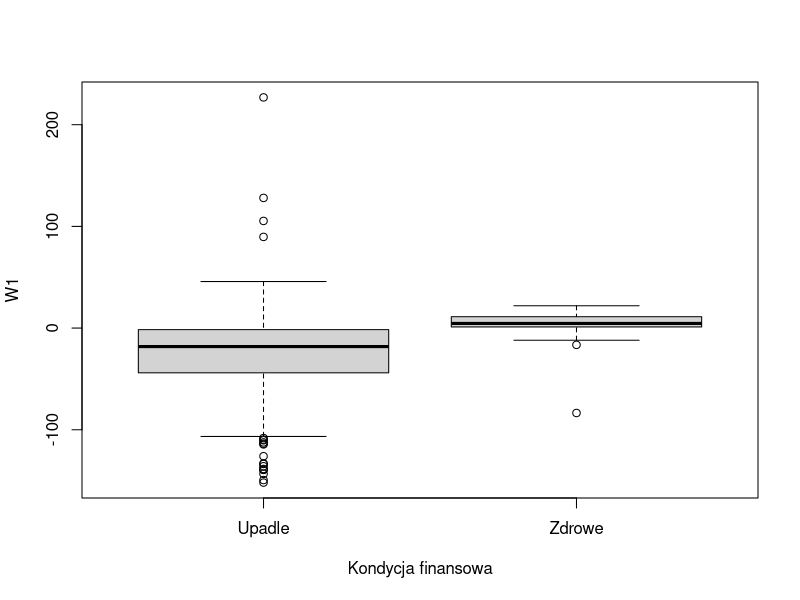
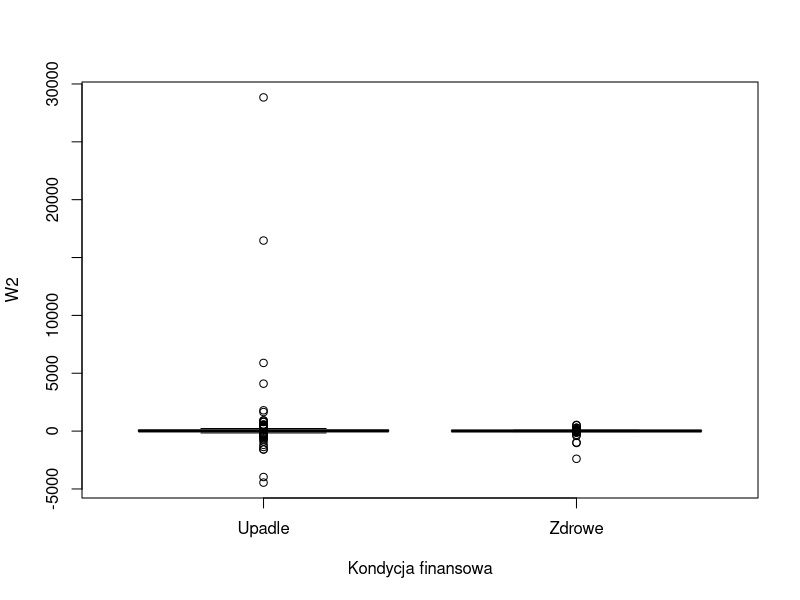
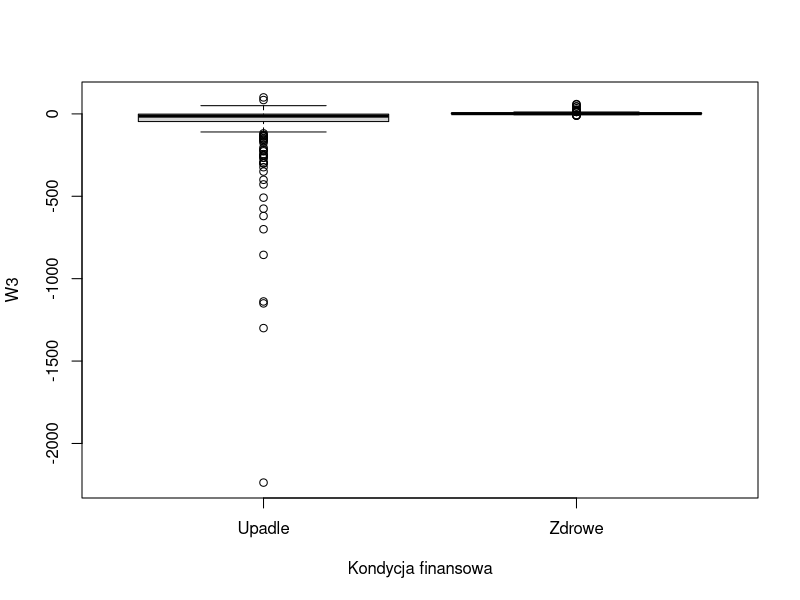
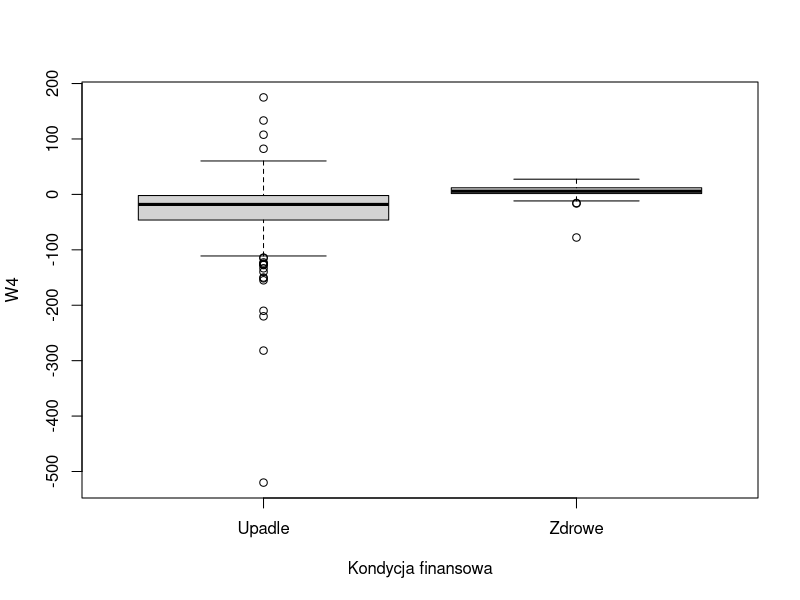
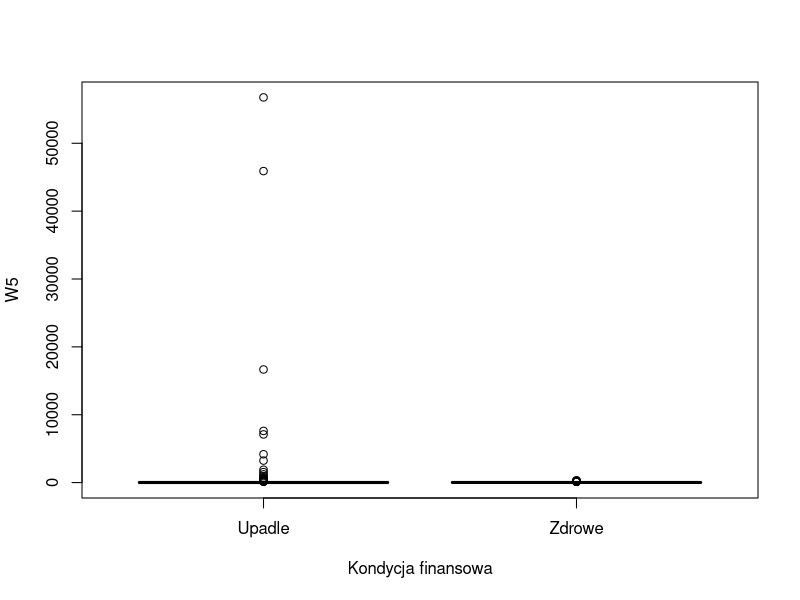
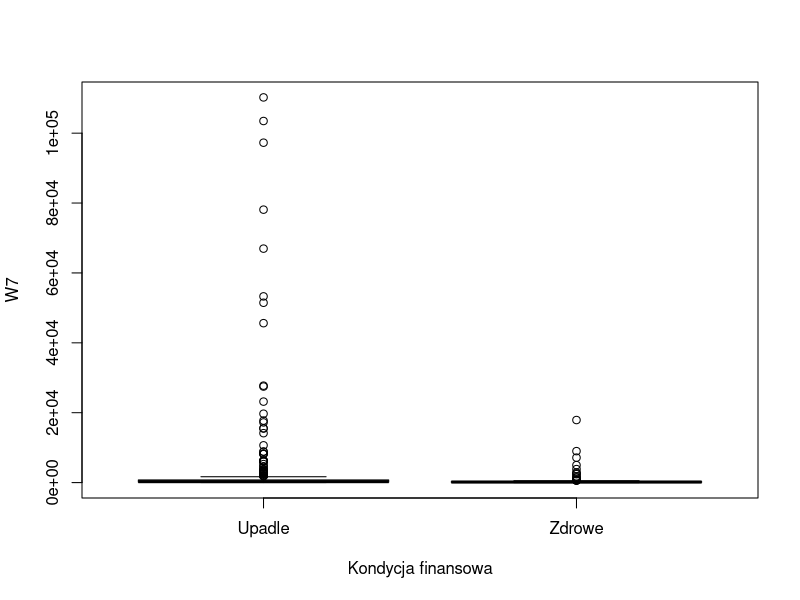
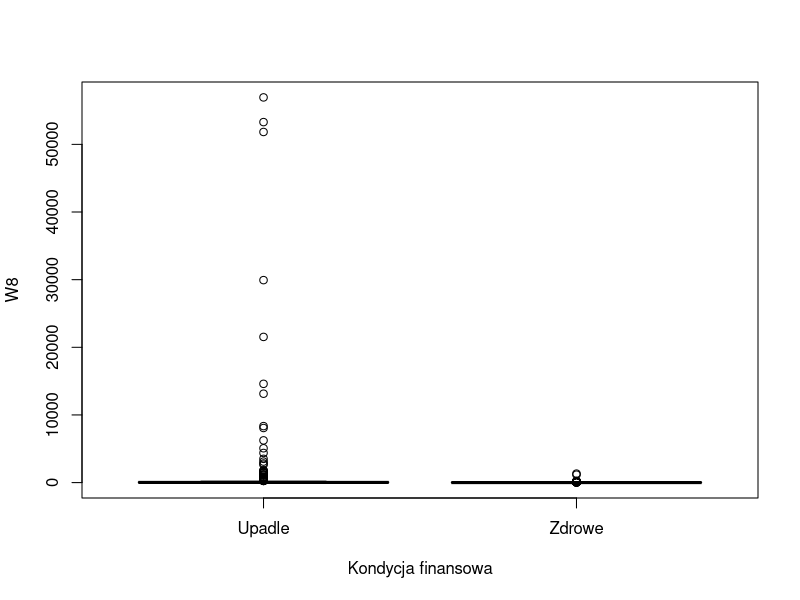
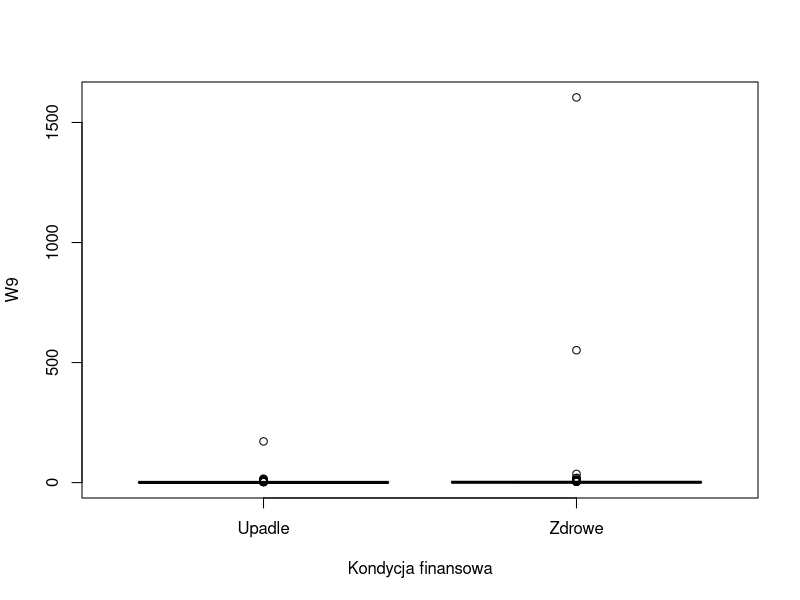

Here is the R script that generated these plots, in order:
## ---- chunk 1
library(caret)
## ---- chunk 2
dane <- read.csv2("dane.csv",sep=";")
## ---- chunk 3
set.seed(123)

dane$Grupujaca <- ifelse(dane$Grupujaca == "Upadlo\x9c\xe6","Upadle","Zdrowe")

ktoreuczaca <- c(sample(1:500,350),sample(501:1000,350))
uczaca <- dane[ktoreuczaca,]
testowa <- dane[-ktoreuczaca,]
## ---- chunk 4
summary(uczaca)
## ---- chunk 5
(sredniedlagrup<-aggregate(uczaca[,-20],uczaca["Grupujaca"],FUN=mean))
(medianydlagrup<-aggregate(uczaca[,-20],uczaca["Grupujaca"],FUN=median))
## ---- chunk 6
uczaca <- uczaca[,5:20]
testowa <- testowa[,5:20]
macierzkorelacji <- cor(uczaca[,1:15])

wysokiekor <- findCorrelation(macierzkorelacji,0.90)
## ---- chunk 7
uczaca <- uczaca[,-wysokiekor]
testowa <- testowa[,-wysokiekor]
## ---- chunk 8
for (i in 1:12){
boxplot(uczaca[, i] ~ uczaca$Grupujaca,
ylab = names(uczaca[i]),
xlab = "Kondycja finansowa")
}
## ---- chunk 9
sapply(1:12,\(i){shapiro.test(uczaca[,i])})
## ---- chunk 10
for (i in 1:12){
print(histogram(uczaca[, i]))
}
## ---- chunk 11
#sapply(1:12,\(i){wilcox.test(uczaca[, i] ~ uczaca$Grupujaca)})
for (i in 1:12){
print(names(uczaca[i]))
print(wilcox.test(uczaca[, i] ~ uczaca$Grupujaca))
}
## ---- chunk 12
uczaca <- uczaca[,-c(2,5)]
testowa <- testowa[,-c(2,5)]

uczaca$Grupujaca <- as.factor(uczaca$Grupujaca)
testowa$Grupujaca <- as.factor(testowa$Grupujaca)
